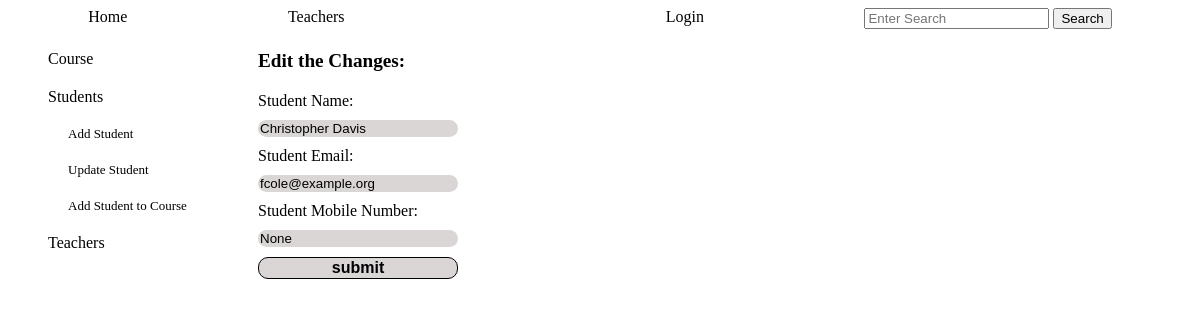
Before: /chosen_student/1 with the older database file.
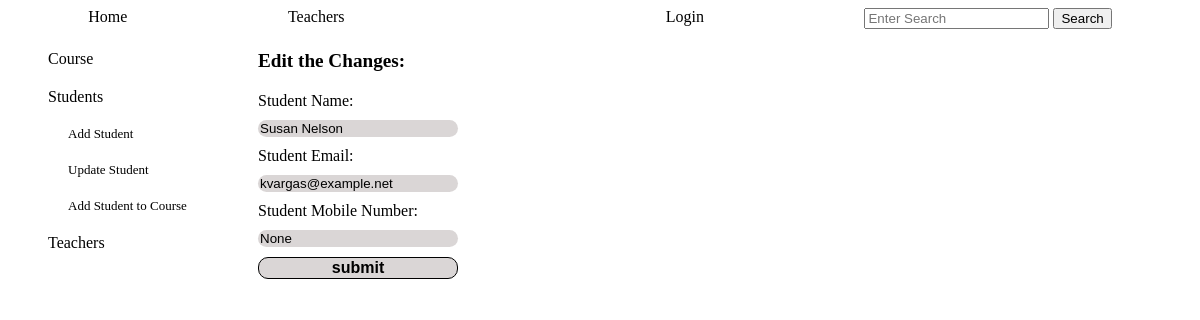
After: the same page with the newer database file.
### tables this page shows
CREATE TABLE students (
        id INTEGER PRIMARY KEY,
        name TEXT NOT NULL,
        email TEXT NOT NULL UNIQUE,
        phone TEXT
        );

### app.py (the view)
@app.route('/chosen_student/<student_id>', methods=['GET', 'POST'])
def chosen_student_update(student_id):
    log=check_log()
    admin_dict=chek_admin()
    student_info=crud.read_if('*',"students","id", student_id)
    student_object=create_students_objects(student_info)
    if request.method=='POST':
        name=request.form['name'].title()
        email=request.form['email']
        phone=request.form['phone']
        try:
            crud.update_if('students', 'name, email, phone', f"'{name}', '{email}', '{phone}'",'id', student_id)
        except:
          return render_template('update_students.html', log=log, admin_dict=admin_dict, title='Edit the Changes:', student_object=student_object, note="Email or Mobile number already exists")
        return redirect(url_for('student_info', student_id=student_id))
    else:
        return render_template('update_students.html', log=log, admin_dict=admin_dict, title='Edit the Changes:', student_object=student_object)

### app.py (called while the page is built)
def check_log(): #check if user is loged in or not
    log_result={}
    if "name" in session:
        link='/logout'
        log='Logout'
        log_result['link']=link
        log_result['log']=log
        return log_result
    else:
        link='/login'
        log='Login'
        log_result['link']=link
        log_result['log']=log
        return log_result

def chek_admin():#chech if user is admin or not
    if "role" in session:
        if session['role']=='admin':
            admin_dict={}
            admin_dict['id']=session['id']
            admin_dict['link']=f"/administrator/{session['id']}"
            admin_dict['word']='Administrator'
            admin_dict['hello']=f"Hello {session['name']}- what do you whant to do?"
            return admin_dict
        else:
            admin_dict=''
            return admin_dict

### crud.py (called while the page is built)
def read_if(column, table, value, condition):
    return query(f"SELECT {column} FROM {table} WHERE {value}='{condition}'")

### functions.py (called while the page is built)
def create_students_objects(students: list):
    students_objects=[classes.Student(student[0], student[1], student[2], student[3]) for student in students]
    return students_objects

### templates/update_students.html (shortened to what this page needs)
{% include "admin_nav_students.html" %}
    <div class="main_student_update" >
        <div class="main_chosen_student">
            <div class="title_chosen_student">{{title}}</div>
            <form class="info_chosen_student" action="" method="POST">
                {% for student in student_object %}
                Student Name: <input type="text" name="name" value="{{student.name}}" >
                Student Email: <input type="email" name="email" value="{{student.email}}"  title="example@example.com">
                Student Mobile Number: <input type="tel" name="phone" value="{{student.phone}}" title="example: 050-1234567"  pattern="[0-9]{3}-[0-9]{7}">
                <input id="submit" type="submit" value="submit">
                {% endfor %}
            </form>
        </div>
    </div>
</div>

Changed rows visible on the page:
changed students: name "Christopher Davis" → "Susan Nelson"; email "fcole@example.org" → "kvargas@example.net"
